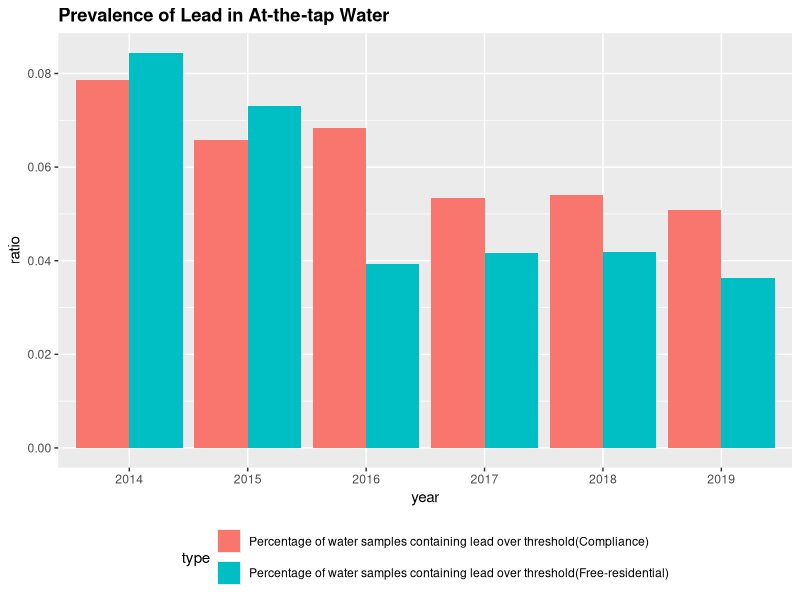
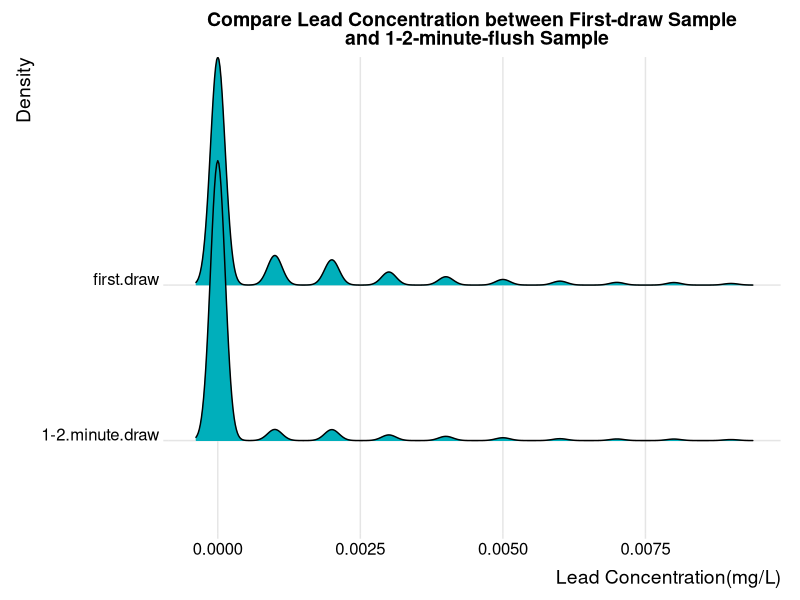
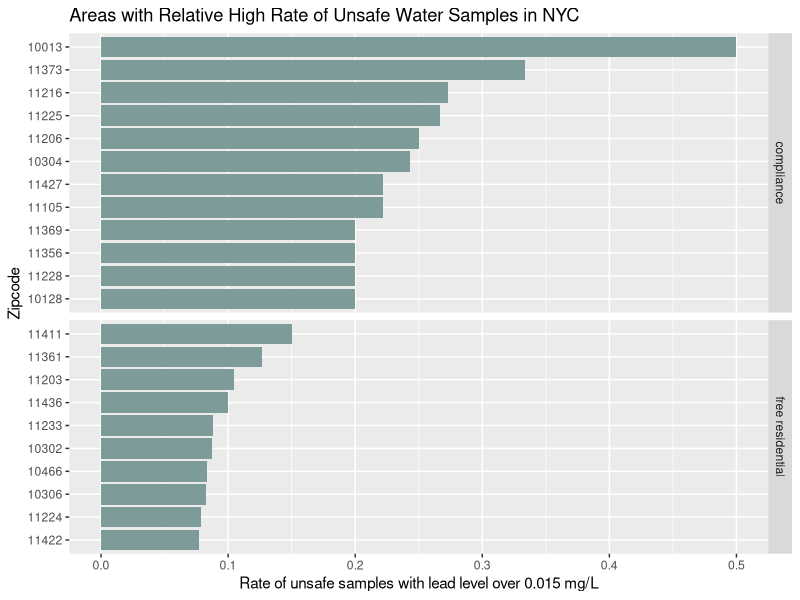
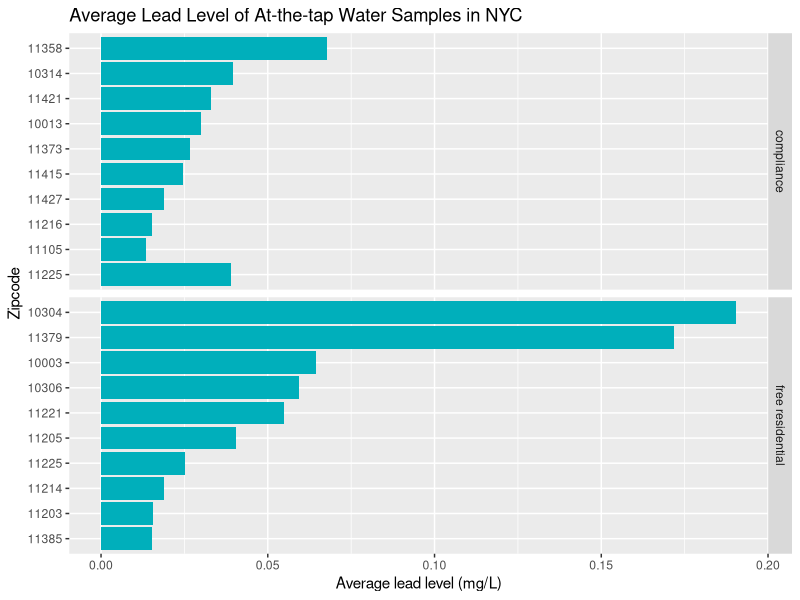
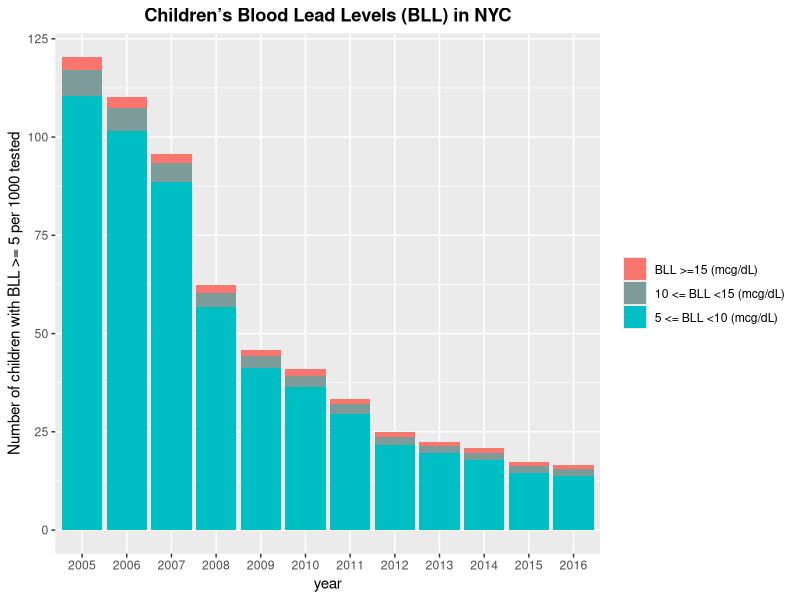
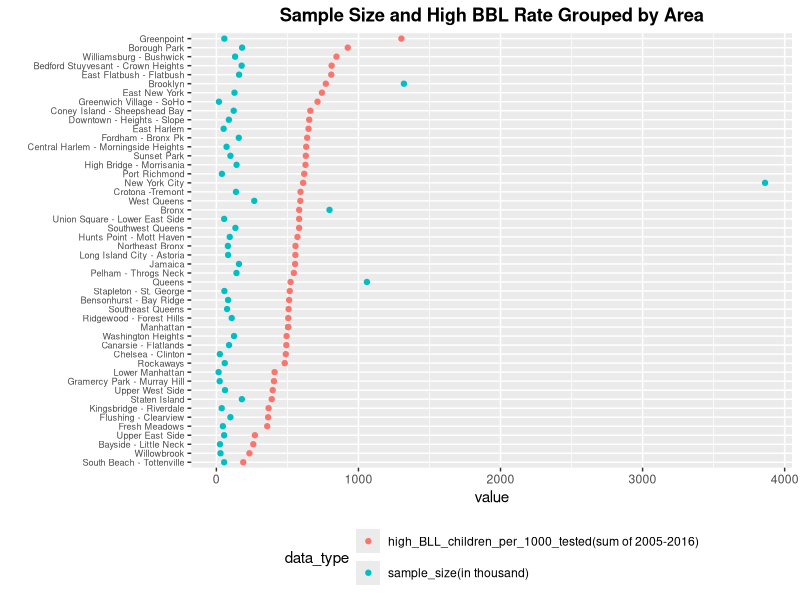
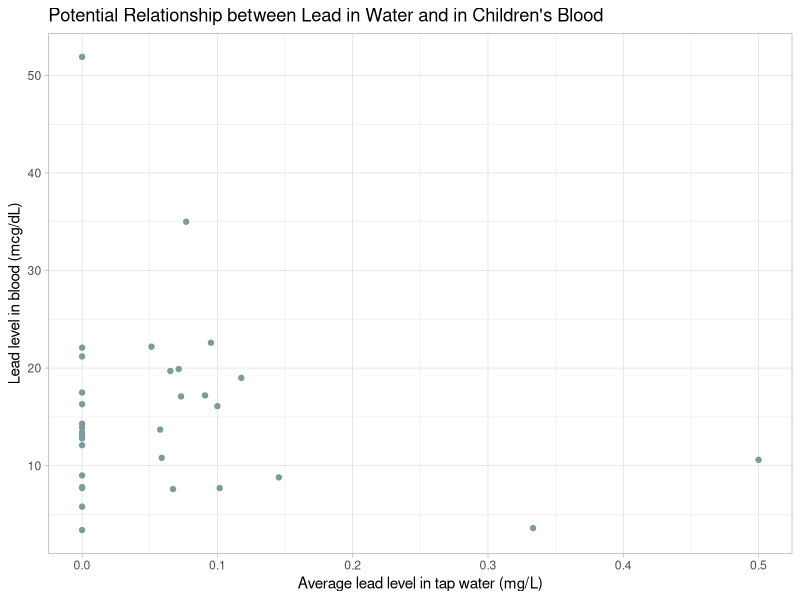

Source code (R) for these figures, in order:
## ---- chunk 1
library(tidyverse)
library(dplyr)
library(ggplot2)
library(ggridges)
## ---- chunk 2
free_residential <- read.csv("free_residential.csv")
compliance <- read.csv("compliance.csv")
children_6_yrs <- read.csv("Children_Under_6_yrs_with_Elevated_Blood_Lead_Levels__BLL_.csv")
lead_free <- free_residential %>%
  select(Date.Collected, First.Draw.at.the.tap.Lead.level..mg.l., Lead.1.2.Minute.Flush..mg.L.) %>%
  mutate(year = substr(Date.Collected, 7, 10), over_threshold = (First.Draw.at.the.tap.Lead.level..mg.l. > 0.015 |  Lead.1.2.Minute.Flush..mg.L. > 0.015)) %>%
  select(year, over_threshold) %>%
  group_by(year, over_threshold) %>%
  summarise(count = n()) %>%
  na.omit %>%
  group_by(year) %>%
  mutate(total = sum(count)) %>%
  filter(over_threshold == TRUE) %>%
  mutate(ratio = count / total) %>%
  select(year, ratio) %>%
  mutate(type = "Percentage of water samples containing lead over threshold(Free-residential)")

lead_compliance <- compliance %>%
  select(Date.Collected, First.Draw.at.the.tap.Lead.level..mg.l.) %>%
  mutate(year = substr(Date.Collected, 7, 10), over_threshold = (First.Draw.at.the.tap.Lead.level..mg.l. > 0.015 )) %>%
  select(year, over_threshold) %>%
  group_by(year, over_threshold) %>%
  summarise(count = n()) %>%
  na.omit %>%
  group_by(year) %>%
  mutate(total = sum(count)) %>%
  filter(over_threshold == TRUE) %>%
  mutate(ratio = count / total) %>%
  select(year, ratio) %>%
  mutate(type = "Percentage of water samples containing lead over threshold(Compliance)")

combined <- rbind(lead_free, lead_compliance)
ggplot(data = combined, aes(fill= type, x = year, y=ratio)) +
 geom_bar(stat="identity", position = "dodge") +
 theme(legend.position="bottom") +
 guides(fill = guide_legend(nrow = 2)) +
 ggtitle("Prevalence of Lead in At-the-tap Water") +
 theme(plot.title = element_text(lineheight=.8, face="bold"))
## ---- chunk 3
lead_con <- free_residential %>%
  select( First.Draw.at.the.tap.Lead.level..mg.l., Lead.1.2.Minute.Flush..mg.L.) %>%
  na.omit %>%
  rename(first.draw = First.Draw.at.the.tap.Lead.level..mg.l., "1-2.minute.draw" = Lead.1.2.Minute.Flush..mg.L. ) %>%
  pivot_longer(cols = everything(), names_to = "Density", values_to = "Lead Concentration(mg/L)") %>%
  filter(`Lead Concentration(mg/L)` < 0.01)

ggplot(lead_con, aes(x = `Lead Concentration(mg/L)`, y = Density)) + 
  geom_density_ridges_gradient(fill = "#00AFBB") +
  theme_ridges() +
  ggtitle("Compare Lead Concentration between First-draw Sample \n and 1-2-minute-flush Sample") +
  theme(plot.title = element_text(lineheight=.8, face="bold", hjust = 0.5))
  

## ---- chunk 4
tap_rate <- read_csv("tap_rate_by_zipcode.csv") %>% mutate(Zipcode = as.character(Zipcode))
tap_rate_residential <- tap_rate %>% filter(source == "free residential") %>% arrange(rate) %>% top_n(10)
tap_rate_compliance <- tap_rate %>% filter(source == "compliance") %>% arrange(rate) %>% top_n(10)
tap_rate_bar <- bind_rows(tap_rate_residential, tap_rate_compliance)
ggplot(tap_rate_bar, aes(x = fct_inorder(Zipcode), y = rate)) +
  geom_bar(stat = "identity", fill = "#7C9B99") +
  facet_grid(rows = vars(source), scales = "free", space = "free") +
  ggtitle ("Areas with Relative High Rate of Unsafe Water Samples in NYC") +
  labs(x = "Zipcode", y = "Rate of unsafe samples with lead level over 0.015 mg/L") +
  coord_flip() + theme_grey()
## ---- chunk 5
tap_avg <- read_csv("tap_avg_by_zipcode.csv") %>% mutate(Zipcode = as.character(Zipcode))
tap_avg_residential <- tap_avg %>% filter(source == "free residential") %>% arrange(avg_lead_level) %>% top_n(10)
tap_avg_compliance <- tap_avg %>% filter(source == "compliance") %>% arrange(avg_lead_level) %>% top_n(10)
tap_avg_bar <- bind_rows(tap_avg_residential, tap_avg_compliance)
ggplot(tap_avg_bar, aes(x = fct_inorder(Zipcode), y = avg_lead_level)) +
  geom_bar(stat = "identity", fill = "#00AFBB") +
  facet_grid(rows = vars(source), scales = "free", space = "free") +
  ggtitle ("Average Lead Level of At-the-tap Water Samples in NYC") +
  labs(x = "Zipcode", y = "Average lead level (mg/L)") +
  coord_flip() + theme_grey()
## ---- chunk 6
children_bar <- children_6_yrs %>% rename(`5 <= BLL <10 (mcg/dL)` = Children.under.6.years.with.elevated.blood.lead.levels..BLL..Rate..BLL..5.µg.dL.per.1.000.tested, `10 <= BLL <15 (mcg/dL)` = Children.under.6.years.with.elevated.blood.lead.levels..BLL..Rate.BLL..10.µg.dL.per.1.000.tested, `BLL >=15 (mcg/dL)` = Children.under.6.years.with.elevated.blood.lead.levels..BLL..Rate.BLL..15.µg.dL.per.1.000.tested) %>%
  rename(year = time_period) %>%
  mutate(year = as.character(year)) %>%
  filter(geo_type =="Citywide") %>%
  select(year, `5 <= BLL <10 (mcg/dL)`, `10 <= BLL <15 (mcg/dL)`, `BLL >=15 (mcg/dL)`) %>%
  na.omit %>%
  group_by(year) %>% 
  summarise(`5 <= BLL <10 (mcg/dL)` = sum(`5 <= BLL <10 (mcg/dL)`), `10 <= BLL <15 (mcg/dL)` = sum(`10 <= BLL <15 (mcg/dL)`), `BLL >=15 (mcg/dL)` = sum(`BLL >=15 (mcg/dL)`)) %>% 
  mutate(`5 <= BLL <10 (mcg/dL)` = `5 <= BLL <10 (mcg/dL)` - `10 <= BLL <15 (mcg/dL)`, `10 <= BLL <15 (mcg/dL)` = `10 <= BLL <15 (mcg/dL)` - `BLL >=15 (mcg/dL)`) %>%
  pivot_longer(cols = !year, names_to = "range", values_to = "Number of children with BLL >= 5 per 1000 tested")

ggplot(data = children_bar, aes(x = year, y=`Number of children with BLL >= 5 per 1000 tested`, fill = factor(range, levels=c("BLL >=15 (mcg/dL)", "10 <= BLL <15 (mcg/dL)", "5 <= BLL <10 (mcg/dL)")))) +
  geom_bar(stat='identity') +
  theme(legend.title = element_blank()) +
  scale_fill_manual(values = c("#F8766D","#7C9B99", "#00BFC4")) +
  ggtitle("Children’s Blood Lead Levels (BLL) in NYC") +
  theme(plot.title = element_text(lineheight=.8, face="bold", hjust = 0.5))
## ---- chunk 7
children <- children_6_yrs %>%
  rename(`sample_size(in thousand)` = Children.under.6.years.with.elevated.blood.lead.levels..BLL..Number.Tested, `high_BLL_children_per_1000_tested(sum of 2005-2016)` = Children.under.6.years.with.elevated.blood.lead.levels..BLL..Rate..BLL..5.µg.dL.per.1.000.tested) %>%
  select(geo_area_name, `sample_size(in thousand)`, `high_BLL_children_per_1000_tested(sum of 2005-2016)`) %>%
  group_by(geo_area_name) %>%
  summarise(`sample_size(in thousand)` = sum(`sample_size(in thousand)`), `high_BLL_children_per_1000_tested(sum of 2005-2016)` = sum(`high_BLL_children_per_1000_tested(sum of 2005-2016)`))

children$`sample_size(in thousand)` = children$`sample_size(in thousand)` / 1000
children <- children %>% pivot_longer(col = !geo_area_name, names_to = "data_type", values_to = "value")
ggplot(children, aes(value, fct_reorder2(`geo_area_name`, `data_type`=="high_BLL_children_per_1000_tested(sum of 2005-2016)", value, .desc = FALSE), color = data_type)) +
  geom_point() + 
  ggtitle("Sample Size and High BBL Rate Grouped by Area") + 
  theme(legend.position="bottom") +
  theme(axis.text.y = element_text(size = rel(.75))) +
  ylab("") +
  theme(plot.title = element_text(lineheight=.8, face="bold", hjust = 0.5)) + 
  guides(color = guide_legend(nrow = 2))

## ---- chunk 8
relation <- read.csv("scatter_data.csv")
ggplot(relation, aes(rate_16, crate_16)) + geom_point(color = "#7C9B99") +
  labs(x = "Average lead level in tap water (mg/L)", y = "Lead level in blood (mcg/dL)") +
  ggtitle("Potential Relationship between Lead in Water and in Children's Blood") +
  theme_light()
